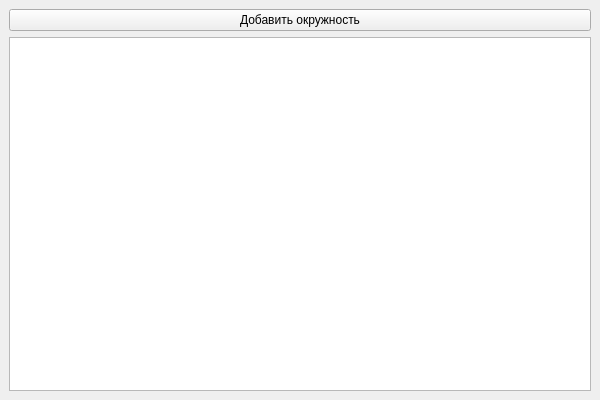
<?xml version="1.0" encoding="UTF-8"?>
<ui version="4.0">
  <class>MainWindow</class>
  <widget class="QMainWindow" name="MainWindow">
    <property name="geometry">
      <rect>
        <x>0</x>
        <y>0</y>
        <width>600</width>
        <height>400</height>
      </rect>
    </property>
    <widget class="QWidget" name="centralwidget">
      <layout class="QVBoxLayout" name="verticalLayout">
        <item>
          <widget class="QPushButton" name="btnAddCircle">
            <property name="text">
              <string>Добавить окружность</string>
            </property>
          </widget>
        </item>
        <item>
          <widget class="QGraphicsView" name="graphicsView">
            <property name="minimumSize">
              <size>
                <width>400</width>
                <height>300</height>
              </size>
            </property>
          </widget>
        </item>
      </layout>
    </widget>
  </widget>
  <resources/>
  <connections/>
</ui>
